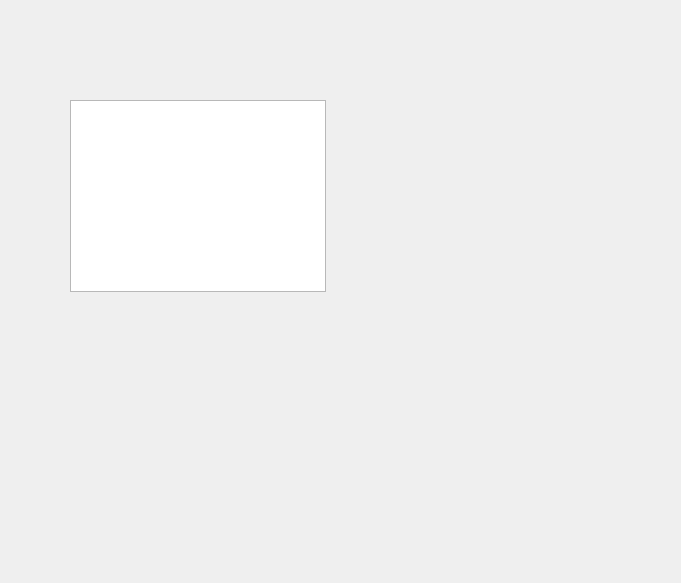
<?xml version="1.0" encoding="UTF-8"?>
<ui version="4.0">
 <class>Dialog</class>
 <widget class="QDialog" name="Dialog">
  <property name="geometry">
   <rect>
    <x>0</x>
    <y>0</y>
    <width>681</width>
    <height>583</height>
   </rect>
  </property>
  <property name="windowTitle">
   <string>Dialog</string>
  </property>
  <widget class="QGraphicsView" name="graphicsView">
   <property name="geometry">
    <rect>
     <x>70</x>
     <y>100</y>
     <width>256</width>
     <height>192</height>
    </rect>
   </property>
  </widget>
 </widget>
 <resources/>
 <connections/>
</ui>
